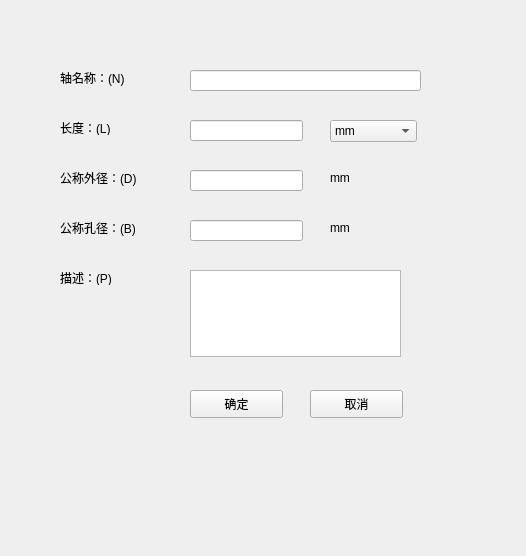
<?xml version="1.0" encoding="UTF-8"?>
<ui version="4.0">
 <class>shaft</class>
 <widget class="QWidget" name="shaft">
  <property name="geometry">
   <rect>
    <x>0</x>
    <y>0</y>
    <width>526</width>
    <height>556</height>
   </rect>
  </property>
  <property name="windowTitle">
   <string>Form</string>
  </property>
  <widget class="QLabel" name="label">
   <property name="geometry">
    <rect>
     <x>60</x>
     <y>70</y>
     <width>111</width>
     <height>16</height>
    </rect>
   </property>
   <property name="text">
    <string>轴名称：(N)</string>
   </property>
  </widget>
  <widget class="QLabel" name="label_2">
   <property name="geometry">
    <rect>
     <x>60</x>
     <y>120</y>
     <width>72</width>
     <height>15</height>
    </rect>
   </property>
   <property name="text">
    <string>长度：(L)</string>
   </property>
  </widget>
  <widget class="QLabel" name="label_3">
   <property name="geometry">
    <rect>
     <x>60</x>
     <y>170</y>
     <width>101</width>
     <height>16</height>
    </rect>
   </property>
   <property name="text">
    <string>公称外径：(D)</string>
   </property>
  </widget>
  <widget class="QLabel" name="label_4">
   <property name="geometry">
    <rect>
     <x>60</x>
     <y>220</y>
     <width>101</width>
     <height>16</height>
    </rect>
   </property>
   <property name="text">
    <string>公称孔径：(B)</string>
   </property>
  </widget>
  <widget class="QLabel" name="label_5">
   <property name="geometry">
    <rect>
     <x>60</x>
     <y>270</y>
     <width>72</width>
     <height>15</height>
    </rect>
   </property>
   <property name="text">
    <string>描述：(P)</string>
   </property>
  </widget>
  <widget class="QLineEdit" name="lineEdit">
   <property name="geometry">
    <rect>
     <x>190</x>
     <y>70</y>
     <width>231</width>
     <height>21</height>
    </rect>
   </property>
  </widget>
  <widget class="QLineEdit" name="lineEdit_2">
   <property name="geometry">
    <rect>
     <x>190</x>
     <y>120</y>
     <width>113</width>
     <height>21</height>
    </rect>
   </property>
  </widget>
  <widget class="QLineEdit" name="lineEdit_3">
   <property name="geometry">
    <rect>
     <x>190</x>
     <y>170</y>
     <width>113</width>
     <height>21</height>
    </rect>
   </property>
  </widget>
  <widget class="QLineEdit" name="lineEdit_4">
   <property name="geometry">
    <rect>
     <x>190</x>
     <y>220</y>
     <width>113</width>
     <height>21</height>
    </rect>
   </property>
  </widget>
  <widget class="QTextEdit" name="textEdit">
   <property name="geometry">
    <rect>
     <x>190</x>
     <y>270</y>
     <width>211</width>
     <height>87</height>
    </rect>
   </property>
  </widget>
  <widget class="QPushButton" name="confirmButton">
   <property name="geometry">
    <rect>
     <x>190</x>
     <y>390</y>
     <width>93</width>
     <height>28</height>
    </rect>
   </property>
   <property name="text">
    <string>确定</string>
   </property>
  </widget>
  <widget class="QPushButton" name="cancelButton">
   <property name="geometry">
    <rect>
     <x>310</x>
     <y>390</y>
     <width>93</width>
     <height>28</height>
    </rect>
   </property>
   <property name="text">
    <string>取消</string>
   </property>
  </widget>
  <widget class="QLabel" name="label_6">
   <property name="geometry">
    <rect>
     <x>330</x>
     <y>170</y>
     <width>72</width>
     <height>15</height>
    </rect>
   </property>
   <property name="text">
    <string>mm</string>
   </property>
  </widget>
  <widget class="QLabel" name="label_7">
   <property name="geometry">
    <rect>
     <x>330</x>
     <y>220</y>
     <width>72</width>
     <height>15</height>
    </rect>
   </property>
   <property name="text">
    <string>mm</string>
   </property>
  </widget>
  <widget class="QComboBox" name="comboBox">
   <property name="geometry">
    <rect>
     <x>330</x>
     <y>120</y>
     <width>87</width>
     <height>22</height>
    </rect>
   </property>
   <item>
    <property name="text">
     <string>mm</string>
    </property>
   </item>
   <item>
    <property name="text">
     <string>dm</string>
    </property>
   </item>
   <item>
    <property name="text">
     <string>cm</string>
    </property>
   </item>
   <item>
    <property name="text">
     <string>in</string>
    </property>
   </item>
   <item>
    <property name="text">
     <string>inch</string>
    </property>
   </item>
   <item>
    <property name="text">
     <string>m</string>
    </property>
   </item>
   <item>
    <property name="text">
     <string>metre</string>
    </property>
   </item>
   <item>
    <property name="text">
     <string>yd</string>
    </property>
   </item>
   <item>
    <property name="text">
     <string>feet</string>
    </property>
   </item>
   <item>
    <property name="text">
     <string>ft</string>
    </property>
   </item>
  </widget>
 </widget>
 <resources/>
 <connections/>
</ui>
